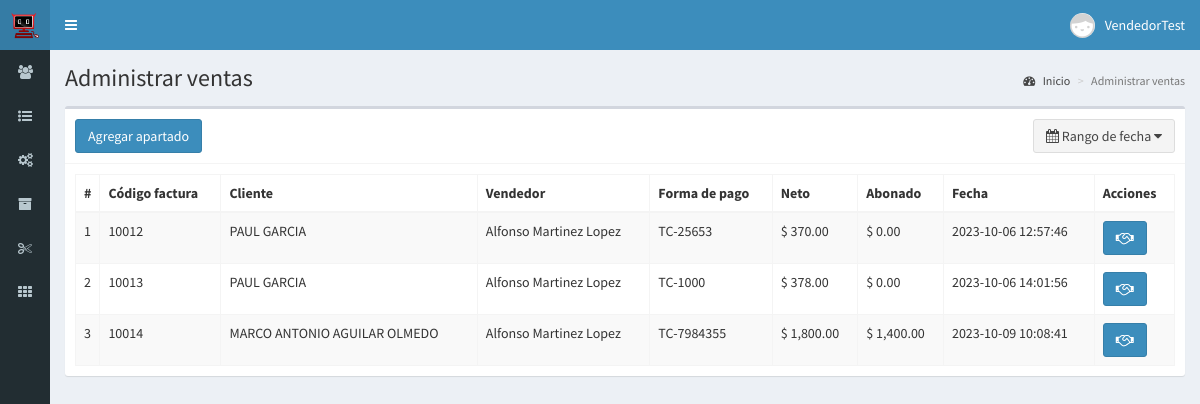
Screenshot of /apartados (signed in) with the database file from the repository.
### tables this page shows
CREATE TABLE `ventas` (
  `id` int(11) NOT NULL AUTO_INCREMENT,
  `codigo` int(11) NOT NULL,
  `id_cliente` int(11) NOT NULL,
  `id_vendedor` int(11) NOT NULL,
  `productos` text NOT NULL,
  `impuesto` float NOT NULL,
  `neto` float NOT NULL,
  `total` float NOT NULL,
  `descuento` float DEFAULT NULL,
  `metodo_pago` text NOT NULL,
  `esClienteF` varchar(255) DEFAULT NULL,
  `fecha` timestamp NOT NULL DEFAULT CURRENT_TIMESTAMP ON UPDATE CURRENT_TIMESTAMP,
  `id_caja` int(11) DEFAULT NULL,
  `apartado` char(5) DEFAULT NULL,
  PRIMARY KEY (`id`)
);

CREATE TABLE `clientes` (
  `id` int(11) NOT NULL AUTO_INCREMENT,
  `nombre` text NOT NULL,
  `frecuente` int(11) NOT NULL COMMENT '1 = Cliente frecuente 2 = No frecuente',
  `email` text NOT NULL,
  `telefono` text NOT NULL,
  `compras` int(11) NOT NULL,
  `ultima_compra` datetime NOT NULL,
  `fecha` timestamp NOT NULL DEFAULT CURRENT_TIMESTAMP ON UPDATE CURRENT_TIMESTAMP,
  PRIMARY KEY (`id`)
);

CREATE TABLE `usuarios` (
  `id` int(11) NOT NULL AUTO_INCREMENT,
  `nombre` text NOT NULL,
  `usuario` text NOT NULL,
  `password` text NOT NULL,
  `perfil` text NOT NULL,
  `foto` text NOT NULL,
  `estado` int(11) NOT NULL,
  `ultimo_login` datetime NOT NULL,
  `fecha` timestamp NOT NULL DEFAULT CURRENT_TIMESTAMP ON UPDATE CURRENT_TIMESTAMP,
  PRIMARY KEY (`id`)
);

### controladores/plantilla.controlador.php (called while the page is built)
<?php
class ControladorPlantilla{
	static public function ctrPlantilla(){
		include "vistas/plantilla.php";
	}
}

### index.php (called while the page is built, shortened)
<?php
require_once "controladores/plantilla.controlador.php";
require_once "controladores/usuarios.controlador.php";
require_once "controladores/clientes.controlador.php";
require_once "controladores/ventas.controlador.php";
require_once "controladores/apartados.controlador.php";
require_once "modelos/usuarios.modelo.php";
require_once "modelos/clientes.modelo.php";
require_once "modelos/ventas.modelo.php";
require_once "modelos/apartados.modelo.php";
$plantilla = new ControladorPlantilla();
$plantilla -> ctrPlantilla();

### controladores/ventas.controlador.php (called while the page is built, shortened)
<?php
class ControladorVentas
{
	static public function ctrRangoFechasVentas($fechaInicial, $fechaFinal, $estatus)
	{
		$tabla = "ventas";
		$respuesta = ModeloVentas::mdlRangoFechasVentas($tabla, $fechaInicial, $fechaFinal, $estatus);
		return $respuesta;
	}
}

### modelos/conexion.php (called while the page is built)
<?php
class Conexion
{
    static public function conectar()
    {
        $link = new PDO("mysql:host=localhost;
                        dbname=bopos",
                        "root",
                        "");
        $link->exec("set names utf8");
        return $link;
    }
}

### modelos/ventas.modelo.php (called while the page is built, shortened)
<?php
require_once "conexion.php";
class ModeloVentas
{
	static public function mdlRangoFechasVentas($tabla, $fechaInicial, $fechaFinal, $estatus)
	{
		if ($fechaInicial == null) {
			$stmt = Conexion::conectar()->prepare("SELECT * FROM $tabla WHERE apartado = $estatus  ORDER BY id ASC");
			$stmt->execute();
			return $stmt->fetchAll();
		} else if ($fechaInicial == $fechaFinal) {
			$stmt = Conexion::conectar()->prepare("SELECT * FROM $tabla WHERE fecha like '%$fechaFinal%' AND apartado = $estatus");
			$stmt->bindParam(":fecha", $fechaFinal, PDO::PARAM_STR);
			$stmt->execute();
			return $stmt->fetchAll();
		}
	}
}

### controladores/clientes.controlador.php (called while the page is built, shortened)
<?php
class ControladorClientes{
	static public function ctrMostrarClientes($item, $valor){
		$tabla = "clientes";
		$respuesta = ModeloClientes::mdlMostrarClientes($tabla, $item, $valor);
		return $respuesta;
	}
}

### modelos/clientes.modelo.php (called while the page is built, shortened)
<?php
require_once "conexion.php";
class ModeloClientes
{
	static public function mdlMostrarClientes($tabla, $item, $valor)
	{
		if ($item != null) {
			$stmt = Conexion::conectar()->prepare("SELECT * FROM $tabla WHERE $item = :$item");
			$stmt->bindParam(":" . $item, $valor, PDO::PARAM_STR);
			$stmt->execute();
			return $stmt->fetch();
		} else {
			$stmt = Conexion::conectar()->prepare("SELECT * FROM $tabla");
			$stmt->execute();
			return $stmt->fetchAll();
		}
	}
}

### controladores/usuarios.controlador.php (called while the page is built, shortened)
<?php
class ControladorUsuarios{
	static public function ctrMostrarUsuarios($item, $valor){
		$tabla = "usuarios";
		$respuesta = ModeloUsuarios::MdlMostrarUsuarios($tabla, $item, $valor);
		return $respuesta;
	}
}

### modelos/usuarios.modelo.php (called while the page is built, shortened)
<?php
require_once "conexion.php";
class ModeloUsuarios{
	static public function mdlMostrarUsuarios($tabla, $item, $valor){
		if($item != null){
			$stmt = Conexion::conectar()->prepare("SELECT * FROM $tabla WHERE $item = :$item");
			$stmt -> bindParam(":".$item, $valor, PDO::PARAM_STR);
			$stmt -> execute();
			return $stmt -> fetch();
		}else{
			$stmt = Conexion::conectar()->prepare("SELECT * FROM $tabla");
			$stmt -> execute();
			return $stmt -> fetchAll();
		}
	}
}

### controladores/apartados.controlador.php (called while the page is built, shortened)
<?php
class ControladorApartados
{
    static public function ctrSumarApartados($item, $valor)
    {
        $tabla = "pagos";
        $respuesta = ModeloApartados::mdlSumarApartados($tabla, $item, $valor);
        return $respuesta;
    }
}

### modelos/apartados.modelo.php (called while the page is built, shortened)
<?php
require_once "conexion.php";
class ModeloApartados
{
    static public function mdlSumarApartados($tabla, $item, $valor)
    {
        $stmt = Conexion::conectar()->prepare("SELECT SUM(abono) AS TOTAL FROM $tabla WHERE $item = :$item");
        $stmt->bindParam(":" . $item, $valor, PDO::PARAM_STR);
        $stmt->execute();
        return $stmt->fetch();
    }
}

### vistas/modulos/apartados.php (the view, shortened to what this page needs)
<div class="content-wrapper">
    <section class="content-header">
        <h1>
            Administrar ventas
        </h1>
        <ol class="breadcrumb">
            <li><a href="inicio"><i class="fa fa-dashboard"></i> Inicio</a></li>
            <li class="active">Administrar ventas</li>
        </ol>
    </section>
    <section class="content">
        <div class="box">
            <div class="box-header with-border">
                <a href="crear-venta">
                    <button class="btn btn-primary">
                        Agregar apartado
                    </button>
                </a>
                <button type="button" class="btn btn-default pull-right" id="daterange-btn">
                    <span>
                        <i class="fa fa-calendar"></i>
                        <?php
                        if (isset($_GET["fechaInicial"])) {
                            echo $_GET["fechaInicial"] . " - " . $_GET["fechaFinal"];
                        } else {
                            echo 'Rango de fecha';
                        }
                        ?>
                    </span>
                    <i class="fa fa-caret-down"></i>
                </button>
            </div>
            <div class="box-body">
                <table class="table table-bordered table-striped dt-responsive tablas" width="100%">
                    <thead>
                        <tr>
                            <th style="width:10px">#</th>
                            <th>Código factura</th>
                            <th>Cliente</th>
                            <th>Vendedor</th>
                            <th>Forma de pago</th>
                            <th>Neto</th>
                            <th>Abonado</th>
                            <th>Fecha</th>
                            <th>Acciones</th>
                        </tr>
                    </thead>
                    <tbody>
                        <?php
                        if (isset($_GET["fechaInicial"])) {
                            $fechaInicial = $_GET["fechaInicial"];
                            $fechaFinal = $_GET["fechaFinal"];
                        } else {
                            $fechaInicial = null;
                            $fechaFinal = null;
                        }
                        $estatusApartados = 1;
                        $respuesta = ControladorVentas::ctrRangoFechasVentas($fechaInicial, $fechaFinal, $estatusApartados);
                        foreach ($respuesta as $key => $value) {
                            echo '<tr>
                  <td>' . ($key + 1) . '</td>
                  <td>' . $value["codigo"] . '</td>';
                            $itemCliente = "id";
                            $valorCliente = $value["id_cliente"];
                            $respuestaCliente = ControladorClientes::ctrMostrarClientes($itemCliente, $valorCliente);
                            echo '<td>' . $respuestaCliente["nombre"] . '</td>';
                            $itemUsuario = "id";
                            $valorUsuario = $value["id_vendedor"];
                            $respuestaUsuario = ControladorUsuarios::ctrMostrarUsuarios($itemUsuario, $valorUsuario);
                            echo '<td>' . $respuestaUsuario["nombre"] . '</td>
                  <td>' . $value["metodo_pago"] . '</td>
                  <td>$ ' . number_format($value["neto"], 2) . '</td>';
                  $item = "codigo_venta";
                  $valor = $value["codigo"];
                  $respuestaApartados = ControladorApartados::ctrSumarApartados($item, $valor);
                  echo '<td>$ ' . number_format($respuestaApartados["TOTAL"], 2) . '</td>
                  <td>' . $value["fecha"] . '</td>
                  <td>
                    <div class="btn-group">';
                            echo '<button class="btn btn-primary btnVerPagos" id="abrirModalBtn" data-toggle="modal" data-target="#modalAgregarAbono" onclick="verTabla(' . $value["codigo"] . ')">
                            <i class="fa fa-handshake-o"></i>
                            </button>';
                            echo '</div>
                  </td>
                </tr>';
                        }
                        ?>
                    </tbody>
                </table>
            </div>
        </div>
    </section>
</div>

### rows the page displays
ventas: codigo "10012", id_cliente.nombre "PAUL GARCIA", usuarios.nombre "Alfonso Martinez Lopez", metodo_pago "TC-25653", neto "370.00", TOTAL "0.00", fecha "2023-10-06 12:57:46"
ventas: codigo "10013", id_cliente.nombre "PAUL GARCIA", usuarios.nombre "Alfonso Martinez Lopez", metodo_pago "TC-1000", neto "378.00", TOTAL "0.00", fecha "2023-10-06 14:01:56"
ventas: codigo "10014", id_cliente.nombre "MARCO ANTONIO AGUILAR OLMEDO", usuarios.nombre "Alfonso Martinez Lopez", metodo_pago "TC-7984355", neto "1,800.00", TOTAL "1,400.00", fecha "2023-10-09 10:08:41"

### other values shown
$_SESSION["nombre"] "VendedorTest"
